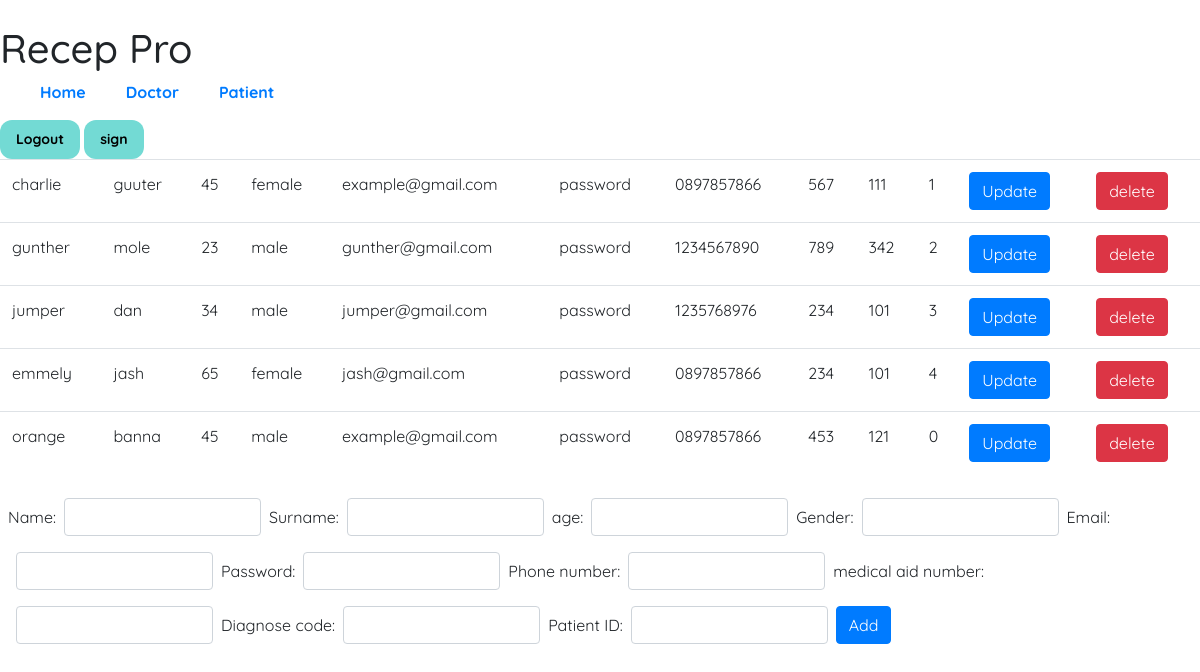
The app's page /patient.php with its own data.
### tables this page shows
CREATE TABLE `patient_table` (
  `id` int(25) NOT NULL,
  `profile_image` varchar(25) NOT NULL,
  `name` varchar(50) NOT NULL,
  `surname` varchar(50) NOT NULL,
  `age` int(25) DEFAULT NULL,
  `gender` varchar(50) NOT NULL,
  `password` varchar(100) NOT NULL,
  `email` varchar(100) NOT NULL,
  `phone_number` varchar(12) NOT NULL,
  `medical_aid_number` varchar(50) NOT NULL,
  `diagnose_code` varchar(100) NOT NULL,
  `patient_id` int(50) NOT NULL
);

### patient_read.php (the view, shortened to what this page needs)
<?php
include 'db.php';
$sql = "SELECT * FROM `patient_table`";
$result = $conn->query($sql);
while ($row = $result->fetch_assoc()) {
    echo "<tr>";
    if ($row['id'] == $_GET['id']) {
        echo '<form class="form-inline m-2" action="patient_update.php" method="POST">';
        echo '<td><input type="text" class="form-control" name="name" value="' . $row['name'] . '"></td>';
        echo '<td><input type="text" class="form-control" name="surname" value="' . $row['surname'] . '"></td>';
        echo '<td><input type="number" class="form-control" name="age" value="' . $row['age'] . '"></td>';
        echo '<td><input type="text" class="form-control" name="gender" value="' . $row['gender'] . '"></td>';
        echo '<td><input type="text" class="form-control" name="email" value="' . $row['email'] . '"></td>';
        echo '<td><input type="text" class="form-control" name="password" value="' . $row['password'] . '"></td>';
        echo '<td><input type="text" class="form-control" name="phone_number" value="' . $row['phone_number'] . '"></td>';
        echo '<td><input type="text" class="form-control" name="medical_aid_number" value="' . $row['medical_aid_number'] . '"></td>';
        echo '<td><input type="text" class="form-control" name="diagnose_code" value="' . $row['diagnose_code'] . '"></td>';
        echo '<td><input type="text" class="form-control" name="patient_id" value="' . $row['patient_id'] . '"></td>';
        echo '<td><button type="submit" class="btn btn-primary">Save</button></td>';
        echo '<input type="hidden" name="id" value="' . $row['id'] . '">';
        echo '</form>';
    } else {
        echo "<td>" . $row['name'] . "</td>";
        echo "<td>" .$row['surname'] . "</td>";
        echo "<td>" . $row['age'] . "</td>";
        echo "<td>" . $row['gender'] . "</td>";
        echo "<td>" . $row['email'] . "</td>";
        echo "<td>" . $row['password'] . "</td>";
        echo "<td>" . $row['phone_number'] . "</td>";
        echo "<td>" . $row['medical_aid_number'] . "</td>";
        echo "<td>" . $row['diagnose_code'] . "</td>";
        echo "<td>" . $row['patient_id'] . "</td>";
        echo '<td><a class="btn btn-primary" href="patient.php?id=' . $row['id'] . '" role="button"> Update </a></td>';
    }
    echo '<td><a class="btn btn-danger" href="patient_delete.php?id=' . $row['id'] . '" role="button"> delete </a></td>';
    echo "</tr>";
}
?>

### doctor.css (style rules this page uses)
:root { --white: #fff; --blue: #73DAD4; --red: #EE4E4E; --grey: #999999; --black: #000; }
body { font-family: 'Quicksand', sans-serif; }

### records on screen
patient_table: name "charlie", surname "guuter", age "45", gender "female", email "example@gmail.com", password "password", phone_number "0897857866", medical_aid_number "567", diagnose_code "111", patient "1"
patient_table: name "gunther", surname "mole", age "23", gender "male", email "gunther@gmail.com", password "password", phone_number "1234567890", medical_aid_number "789", diagnose_code "342", patient "2"
patient_table: name "jumper", surname "dan", age "34", gender "male", email "jumper@gmail.com", password "password", phone_number "1235768976", medical_aid_number "234", diagnose_code "101", patient "3"
patient_table: name "emmely", surname "jash", age "65", gender "female", email "jash@gmail.com", password "password", phone_number "0897857866", medical_aid_number "234", diagnose_code "101", patient "4"
patient_table: name "orange", surname "banna", age "45", gender "male", email "example@gmail.com", password "password", phone_number "0897857866", medical_aid_number "453", diagnose_code "121", patient "0"
